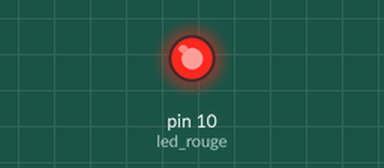
Recording of a sketch running on a simulated Arduino Uno, built with avr-gcc and run on an emulated ATmega328P. Shown: output pins drawn as LEDs (lit = HIGH).

Above: at 0.5 s.
At 2.5 s:
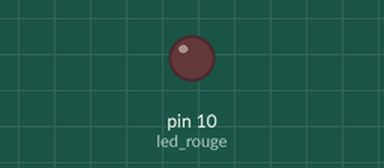
Timing chart, 0 to 5.2 s (numbered marks = the images above):
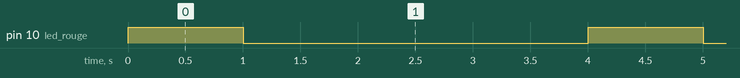

Measured:
- by itself, pin 10 (led_rouge): alternates HIGH for 1.0 s and LOW for 3.0 s

The sketch:

meryame.ino
```cpp
int led_rouge = 10;
void setup() {
  // put your setup code here, to run once:
  pinMode(led_rouge,OUTPUT);
}

void loop() {
  // put your main code here, to run repeatedly:
  digitalWrite(led_rouge, HIGH);
  delay(1000);
  digitalWrite(led_rouge, LOW);
  delay(3000);
}
```
